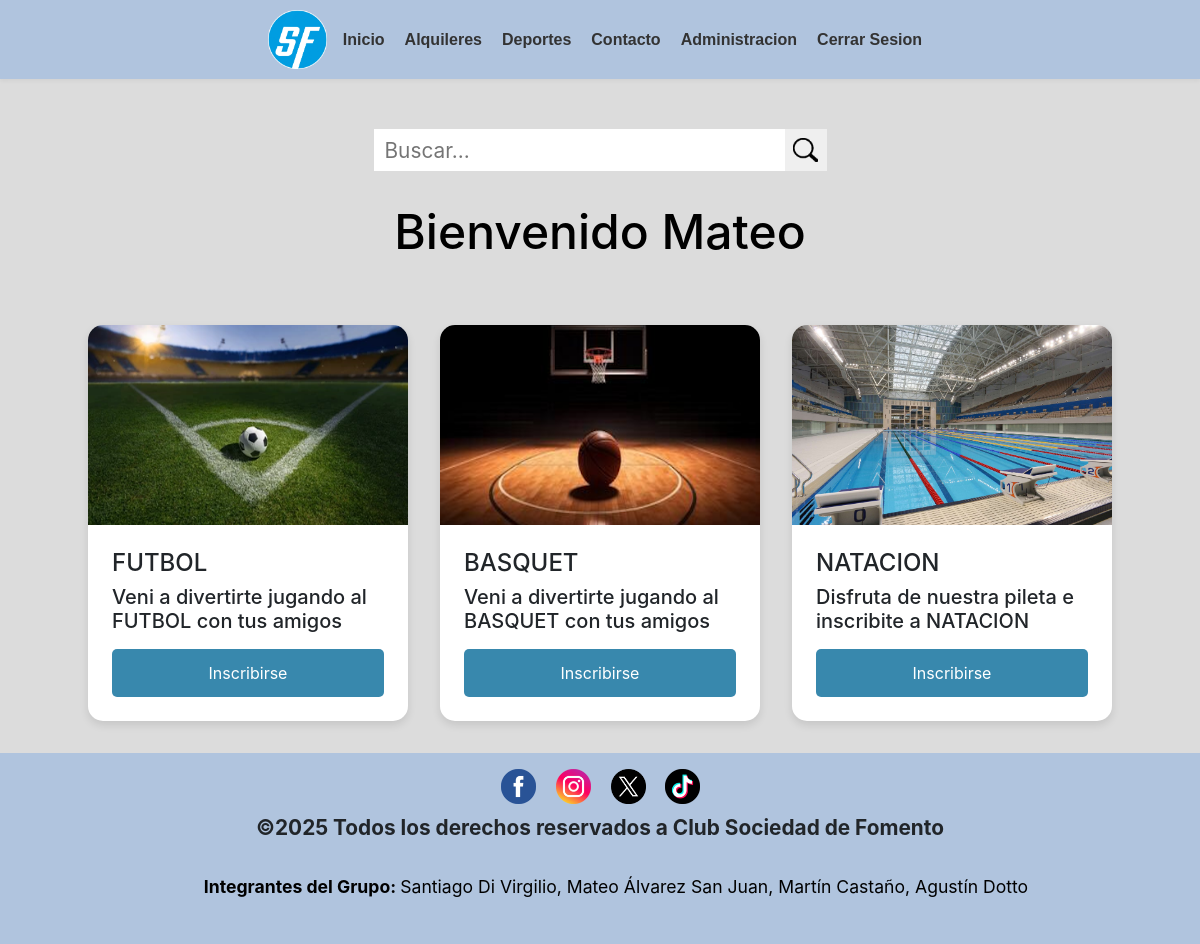
Page /deportes.php (signed in) on the committed database.
### tables this page shows
CREATE TABLE `usuarios` (
  `id_usuario` int(5) NOT NULL,
  `nombre` varchar(10) NOT NULL,
  `clave` varchar(255) NOT NULL,
  `dni` varchar(15) NOT NULL,
  `email` varchar(100) NOT NULL,
  `telefono` varchar(20) NOT NULL,
  `fecha_alta` date NOT NULL,
  `rol` varchar(20) NOT NULL,
  `id_sesion` varchar(255) DEFAULT NULL
);

CREATE TABLE `deportes` (
  `id_deporte` int(5) NOT NULL,
  `nombre` varchar(50) NOT NULL,
  `descripcion` varchar(255) NOT NULL,
  `cupo_maximo` int(5) NOT NULL
);

### deportes.php (the view, shortened to what this page needs)
<?php
include("conexion.php");
?>
<!DOCTYPE html>
<html lang="es">
<head>
    <link href="https://cdn.jsdelivr.net/npm/bootstrap@5.3.2/dist/css/bootstrap.min.css" rel="stylesheet">
	<link rel="stylesheet" href="https://cdnjs.cloudflare.com/ajax/libs/font-awesome/4.7.0/css/font-awesome.min.css">
	<link rel="stylesheet" type="text/css" href="css/estilos.css">
</head>
<body>
	<header>
		<a href="index.php"><img src="imagenes/logo.webp" alt="Logo de la página" class="logo"></a>
	<?php
    include("NAV.php");
    ?>
    </header>
<div class="cajabuscar"><form method="get" id="buscarform" action="resultados_buscar.php">
    <fieldset>
        <input type="search" id="s" name="buscar_deporte" placeholder="Buscar..." required />
        <input class="button" type="submit" value="" >
    </fieldset>
</form>
</div>
<?php
        $llamado_deportes = mysqli_query($conexion, "SELECT * FROM deportes");
?>
        <h2 class="perfil">
        <?php
            if(isset($_SESSION['id_usuario'])){
                $id_usuario_actual = $_SESSION['id_usuario'];
                $stmt_usuario = mysqli_prepare($conexion, "SELECT nombre FROM usuarios WHERE id_usuario = ?");
                mysqli_stmt_bind_param($stmt_usuario, "i", $id_usuario_actual);
                mysqli_stmt_execute($stmt_usuario);
                $resultado_usuario = mysqli_stmt_get_result($stmt_usuario);
                if($usuario_actual = mysqli_fetch_assoc($resultado_usuario)){
                  echo "Bienvenido " . htmlspecialchars($usuario_actual["nombre"]);
                }
            }
        ?>
          </h2>
        <div class="canchas-container">
            <?php while($var_deportes = mysqli_fetch_assoc($llamado_deportes)){?>
                <?php if($var_deportes["nombre"] != NULL && $var_deportes['nombre'] != 'SALON'){?>
                    <div class="deporte-card">
                        <img src="imagenes/<?php echo $var_deportes['nombre'].'.png'; ?>" alt="<?php echo $var_deportes['nombre']; ?>">
                        <div class="deporte-card-body">
                            <h4><?php echo htmlspecialchars($var_deportes["nombre"]); ?></h4>
                            <h5><?php echo htmlspecialchars($var_deportes["descripcion"]); ?></h5>
                            <button class="btn-ver-horarios" data-deporte-id="<?php echo $var_deportes['id_deporte']; ?>" data-cancha-nombre="<?php echo htmlspecialchars($var_deportes['nombre'], ENT_QUOTES); ?>">Inscribirse</button>
                        </div>
                    </div>
                <?php }?>
            <?php }?>
        </div>
<footer>
<?php
    include("FOOTER.php");
?>
</footer>
</body>
</html>

### css/estilos.css (style rules this page uses)
* { padding: 0; margin: 0; }
body { background-color: #dcdcdc; font-family: -apple-system, BlinkMacSystemFont, "Segoe UI", Roboto, Helvetica, Arial, sans-serif, "Apple Color Emoji", "Segoe UI Emoji", "Segoe UI Symbol"; font-size: 1.3rem; background-size: cover; background-position: center; min-height: 100vh; / background-attachment: fixed; display: flex; flex-direction: column; }
header { text-align: center; background-color: #b0c4de; padding: 10px; position: relative; align-items: center; box-shadow: 0 2px 4px rgba(0, 0, 0, 0.05); }
a { text-decoration: none; color:rgb(42, 75, 138); }
.logo { width: 5%; display: inline-block; vertical-align: middle; }
.canchas-container { display: flex; flex-wrap: wrap; gap: 2rem; justify-content: center; padding: 2rem 0; }
.deporte-card { background-color: #fff; border-radius: 15px; box-shadow: 0 4px 8px rgba(0, 0, 0, 0.1); overflow: hidden; width: 320px; transition: transform 0.3s ease, box-shadow 0.3s ease; display: flex; flex-direction: column; }
.deporte-card img { width: 100%; height: 200px; object-fit: cover; }
.deporte-card-body { padding: 1.5rem; display: block; flex-direction:column; flex-grow: 1; }
footer { background-color: #b0c4de; text-align: center; padding: 1rem 0; }
.perfil { color: #000000; text-align: center; margin: 2rem; font-family: -apple-system, BlinkMacSystemFont, "Segoe UI", Roboto, Helvetica, Arial, sans-serif, "Apple Color Emoji", "Segoe UI Emoji", "Segoe UI Symbol"; font-size: 3rem; }
.btn-ver-horarios { display: block; background-color: #3888ad; color: #ffffff; text-align: center; padding: 0.75rem 1rem; text-decoration: none; border-radius: 5px; margin-top: 1rem; transition: background-color 0.3s ease; border: none; cursor: pointer; width: 100%; font-family: inherit; font-size: 1rem; }
.cajabuscar { float: none; width: 100%; max-width: 453px; margin-top: 50px; display: inline-block; text-align: left; align-self: center; align-items: center; }
#buscarform { padding: 0; float: center; clear: both; width: 100%; position: relative; }
#buscarform fieldset { width: 100% }
#s { width: 100%; background-color: #fff; float: left; padding: 8px 0; text-indent: 10px; color: #555555; border: 1px solid #fff; box-sizing: border-box; height: 42px; }
.button { right: 0; top: 0; padding: 9px 0; float: right; border: 0; width: 42px; height: 42px; cursor: pointer; text-align: center; padding-top: 10px; color: #a4a4a4; transition: all 0.25s linear; z-index: 10; position: absolute; border: 0; vertical-align: top; background-image: url("../imagenes/Icono_Buscar.png"); background-repeat: no-repeat; background-position: center; background-size: 60%; }

### rows in the picture
usuarios: nombre "Mateo"
deportes: nombre (picture), nombre "FUTBOL", descripcion "Veni a divertirte jugando al FUTBOL con tus amigos"
deportes: nombre (picture), nombre "BASQUET", descripcion "Veni a divertirte jugando al BASQUET con tus amigos"
deportes: nombre (picture), nombre "NATACION", descripcion "Disfruta de nuestra pileta e inscribite a NATACION"
